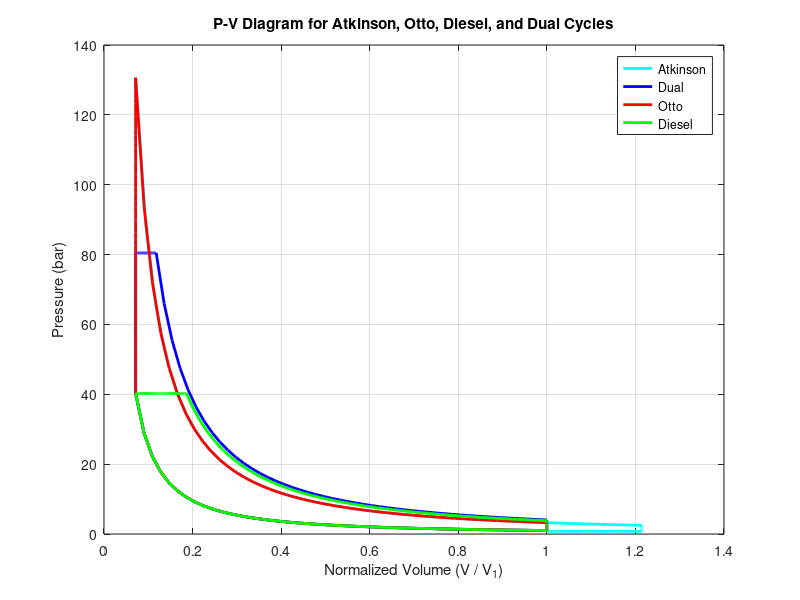

Write MATLAB code to recreate this figure.
clc; clear; close all

% -------------------- دادهها --------------------
P1 = 100000; % Pa
T1 = 300;    % K
k = 1.4;
c_v = 718;
c_p = 1005;
q_in1 = 1390723; % J/kg
CR = 14;
ER = 17;

V1 = 1;
V2 = V1 / CR;
n_points = 50;

%% ---------- چرخه آتکینسون ----------
T2 = T1 * CR^(k-1);
P2 = P1 * CR^k;
T3 = T2 + q_in1/c_v;
P3 = P2 * (T3/T2);
T4 = T3 * (1/CR)^(k-1);
P4 = P3 * (1/CR)^k;
T5 = T3 * (1/ER)^(k-1);
P5 = P3 * (1/ER)^k;
T6 = T1 * (ER/CR);
P6 = P1 * (ER/CR)^(-k);

V5 = V1 * ER / CR;

V_12 = linspace(V1, V2, n_points) / V1;
P_12 = P1 * (V1 ./ (V_12 * V1)).^k / 1e5;

V_23 = (V2 / V1) * ones(1, n_points);
P_23 = linspace(P2, P3, n_points) / 1e5;

V_35 = linspace(V2, V5, n_points) / V1;
P_35 = P3 * (V2 ./ (V_35 * V1)).^k / 1e5;

V_56 = (V5 / V1) * ones(1, n_points);
P_56 = linspace(P5, P6, n_points) / 1e5;

V_61 = linspace(V5, V1, n_points) / V1;
P_61 = P6 * ones(1, n_points) / 1e5;

%% ---------- چرخه دوآل ----------
P2 = P1 * CR^k;
T2 = T1 * CR^(k-1);
P3 = 2 * P2;
T3 = T2 * 2;
V3 = V2;
stroke = V1 - V2;
V4 = V3 + 0.05 * stroke;
T4 = T3 * (V4/V3);
P4 = P3;
V5 = V1;
P5 = P4 * (V4/V5)^k;

V_12_dual = linspace(V1, V2, n_points) / V1;
P_12_dual = P1 * (V1 ./ (V_12_dual * V1)).^k / 1e5;

V_23_dual = (V2 / V1) * ones(1, n_points);
P_23_dual = linspace(P2, P3, n_points) / 1e5;

V_34_dual = linspace(V3, V4, n_points) / V1;
P_34_dual = P3 * ones(1, n_points) / 1e5;

V_45_dual = linspace(V4, V5, n_points) / V1;
P_45_dual = P4 * (V4 ./ (V_45_dual * V1)).^k / 1e5;

V_51_dual = ones(1, n_points);
P_51_dual = linspace(P5, P1, n_points) / 1e5;

V_dual = [V_12_dual V_23_dual V_34_dual V_45_dual V_51_dual];
P_dual = [P_12_dual P_23_dual P_34_dual P_45_dual P_51_dual];

%% ---------- چرخه اتو ----------
T2_ot = T1 * CR^(k - 1);
P2_ot = P1 * CR^k;
T3_ot = T2_ot + q_in1 / c_v;
P3_ot = P2_ot * (T3_ot / T2_ot);
P4_ot = P3_ot * (1/CR)^k;

V_12_ot = linspace(V1, V2, n_points) / V1;
P_12_ot = P1 * (V1 ./ (V_12_ot * V1)).^k / 1e5;

V_23_ot = (V2 / V1) * ones(1, n_points);
P_23_ot = linspace(P2_ot, P3_ot, n_points) / 1e5;

V_34_ot = linspace(V2, V1, n_points) / V1;
P_34_ot = P3_ot * (V2 ./ (V_34_ot * V1)).^k / 1e5;

V_41_ot = ones(1, n_points);
P_41_ot = linspace(P4_ot, P1, n_points) / 1e5;

V_otto = [V_12_ot V_23_ot V_34_ot V_41_ot];
P_otto = [P_12_ot P_23_ot P_34_ot P_41_ot];

%% ---------- چرخه دیزل ----------
T2_dies = T2_ot;
P2_dies = P2_ot;
T3_dies = T2_dies + q_in1 / c_p;
r_c_dies = T3_dies / T2_dies;
V3_dies = V2 * r_c_dies;
P3_dies = P2_dies;
V4_dies = V1;
P4_dies = P3_dies * (CR / r_c_dies)^(-k);

V_12_dies = linspace(V1, V2, n_points) / V1;
P_12_dies = P1 * (V1 ./ (V_12_dies * V1)).^k / 1e5;

V_23_dies = linspace(V2, V3_dies, n_points) / V1;
P_23_dies = P2_dies * ones(1, n_points) / 1e5;

V_34_dies = linspace(V3_dies, V4_dies, n_points) / V1;
P_34_dies = P3_dies * (V3_dies ./ (V_34_dies * V1)).^k / 1e5;

V_41_dies = ones(1, n_points);
P_41_dies = linspace(P4_dies, P1, n_points) / 1e5;

V_diesel = [V_12_dies V_23_dies V_34_dies V_41_dies];
P_diesel = [P_12_dies P_23_dies P_34_dies P_41_dies];

%% ---------- رسم نهایی ----------
figure; hold on; grid on; box on

plot([V_12 V_23 V_35 V_56 V_61], [P_12 P_23 P_35 P_56 P_61], 'c-', 'LineWidth', 2, 'DisplayName', 'Atkinson')
plot(V_dual, P_dual, 'b-', 'LineWidth', 2, 'DisplayName', 'Dual')
plot(V_otto, P_otto, 'r-', 'LineWidth', 2, 'DisplayName', 'Otto')
plot(V_diesel, P_diesel, 'g-', 'LineWidth', 2, 'DisplayName', 'Diesel')

xlabel('Normalized Volume (V / V_1)')
ylabel('Pressure (bar)')
title('P-V Diagram for Atkinson, Otto, Diesel, and Dual Cycles')
legend('Location', 'best')
